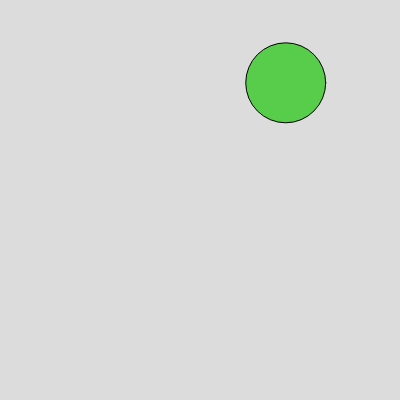
Frame 1 (no input)
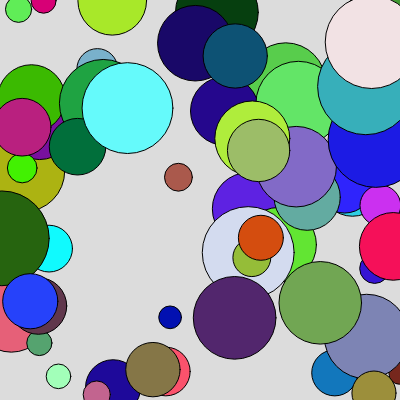
Frame 60 (no input)
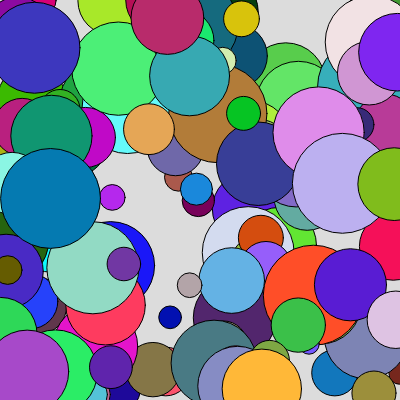
Frame 120 (the mouse pressed at the canvas centre since frame 60)

The p5.js sketch that drew these frames (run headless with seeded random() and noise() and a simulated clock; from frame 60 on, the mouse is pressed at the canvas centre):

// p5.js sketch
// ── sketch.js

function setup() {
  createCanvas(400, 400);
  background(220);  // adding the background color to setup so it doesn't get redrawn
}

function draw() {

  // declaring my circle values as variables so I can generate random values
   var circleX = random(width);
   var circleY = random(height);
   var circleDia = random(20, 100);

  //noStroke();

  // using the mouse x position value to change the color 
  //fill(mouseX, 230, 220);

  // making each of my red, green, and blue values a random number between 0 and 255(max color value)
  fill(random(255), random(255), random(255));

  
  circle(circleX, circleY, circleDia);
}
